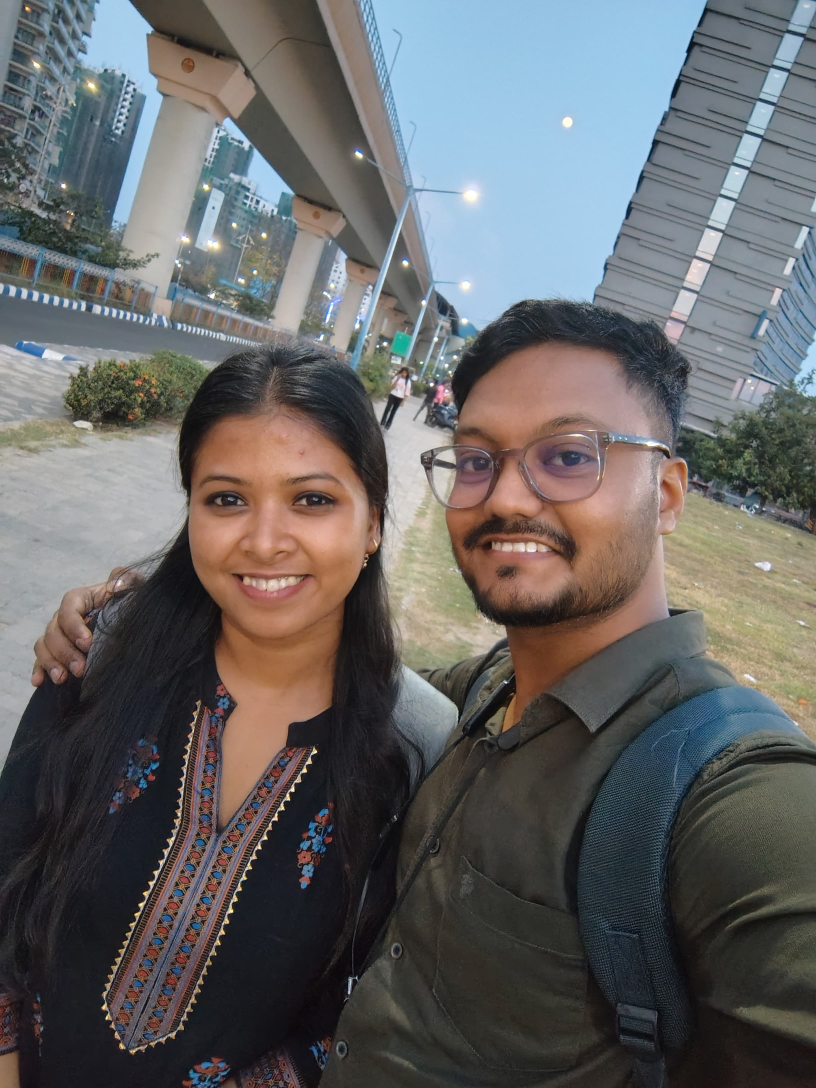
#> input picture photos/11th April, 2025 (Random meet)/03446e74-a9a6-4e52-83c7-13ad70225e58.jpeg, 2448 x 3264 px (shown at 1/3 size)
$ python -i animate_memories.py   (imports and definitions only)
#> lines starting #> are read from the running program, lines starting #| are printed output that depends on the picture; after the words box and inside, x2 and y2 are one past the last pixel; in counts of white or black regions, pixels touching at a corner belong together
import cv2
import os
import json
import numpy as np
from moviepy.editor import (
    ImageClip, TextClip, CompositeVideoClip,
    concatenate_videoclips, AudioFileClip
)

SCRIPT_DIR = os.path.dirname(os.path.abspath(__file__))
PHOTOS_BASE = os.path.join(SCRIPT_DIR, "..", "photos")
if not os.path.isdir(PHOTOS_BASE):
    PHOTOS_BASE = "/home/eberrik/app/photos"

OUTPUT_DIR = os.path.join(SCRIPT_DIR, "..", "assets")
CARTOON_DIR = os.path.join(OUTPUT_DIR, "cartoon_photos")
VIDEO_OUTPUT = os.path.join(OUTPUT_DIR, "our_cartoon_story.mp4")
DURATION_PER_IMAGE = 4
TARGET_SIZE = (1280, 720)

TIMELINE_CAPTIONS = {
    "2nd April, 2025 (our 1st meet)": "Our 1st Meet — April 2, 2025",
    "4th April, 2025 (Random meet)": "Random Meet — April 4, 2025",
    "7th April, 2025 (Random meet)": "Random Meet — April 7, 2025",
    "8th April, 2025 (our 1st Shopping)": "Our 1st Shopping — April 8, 2025",
    "11th April, 2025 (Random meet)": "Random Meet — April 11, 2025",
    "12th April, 2025 (Kalighat)": "Kalighat — April 12, 2025",
    "1st May, 2025 (Our 1st Month Anniversery)": "1st Month Anniversary — May 1, 2025",
    "4th May, 2025 (She came to my home 1st time)": "She Came to My Home — May 4, 2025",
    "6th May, 2025 (Random meet)": "Random Meet — May 6, 2025",
    "18th May, 2025 (Her Parents came to my Place 1st time)": "Her Parents Visited — May 18, 2025",
    "28th May, 2025 (i went to her place 1st time)": "I Went to Her Place — May 28, 2025",
    "8th June, 2025 (my parents went to her place 1st time)": "My Parents Visited Her — June 8, 2025",
    "14th June, 2025 (1st Movie date)": "1st Movie Date — June 14, 2025",
    "24th June, 2025 (Belurmath)": "Belurmath — June 24, 2025",
    "25th June, 2025 (Ecopark)": "Ecopark — June 25, 2025",
    "26th Sept, 2025 (1st Durga Puja Pandal Hopping)": "1st Pandal Hopping — Sept 26, 2025",
    "28th Sept, 2025 (2nd day of Durga Puja)": "Durga Puja Day 2 — Sept 28, 2025",
    "2nd Oct, 2025 (at her place Durga Puja)": "Durga Puja at Her Place — Oct 2, 2025",
}

# [2 lines not run here, left out]


def cartoonify(img_path):
    img = cv2.imread(img_path)
#> img is the input picture: shape (3264, 2448, 3); mean B, G, R 101.4, 101.2, 101.6
    if img is None:
        return None
    img = cv2.resize(img, TARGET_SIZE)
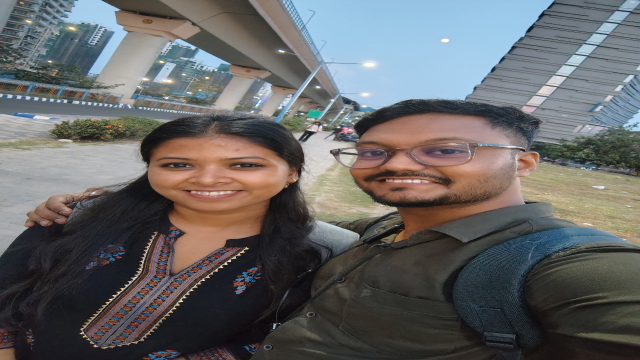
#> img: shape (720, 1280, 3) (shown at 1/2 size); mean B, G, R 101.3, 101.1, 101.5
    gray = cv2.cvtColor(img, cv2.COLOR_BGR2GRAY)
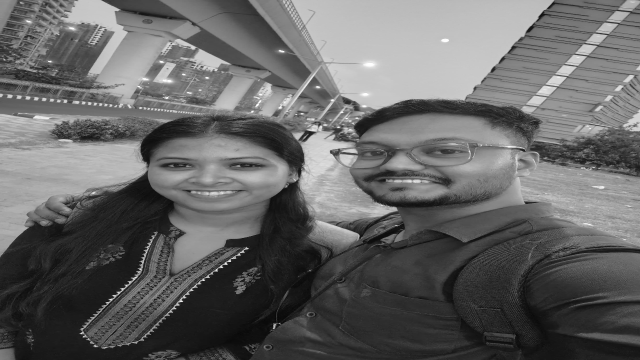
#> gray: shape (720, 1280) (shown at 1/2 size); min 0, max 255, mean 101.2
    gray = cv2.medianBlur(gray, 7)
    edges = cv2.adaptiveThreshold(
        gray, 255, cv2.ADAPTIVE_THRESH_MEAN_C, cv2.THRESH_BINARY, 9, 9
    )
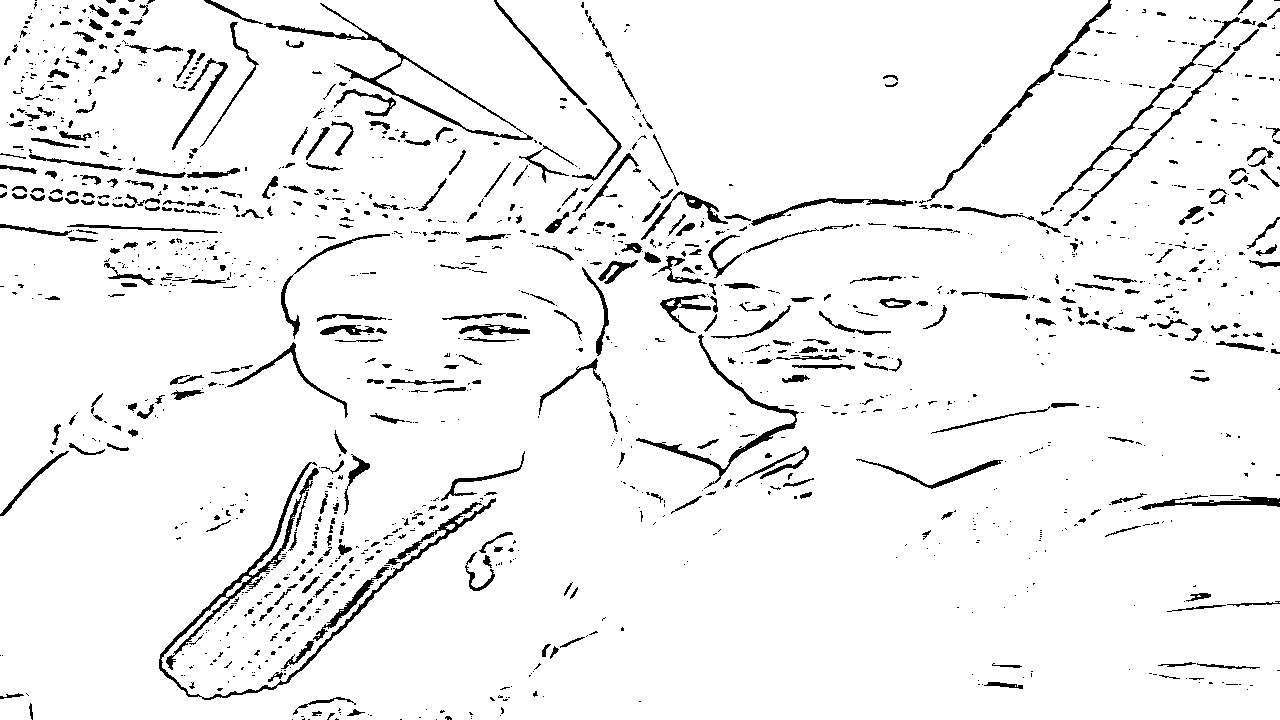
#> edges: shape (720, 1280); 94.6% white; 1388 black regions (975 under 20 px), largest, box (x1, y1, x2, y2) and area: (159, 462, 496, 700) 3918, (264, 3, 533, 140) 1821, (636, 334, 799, 489) 1433
    color = cv2.bilateralFilter(img, 9, 250, 250)
    cartoon = cv2.bitwise_and(color, color, mask=edges)
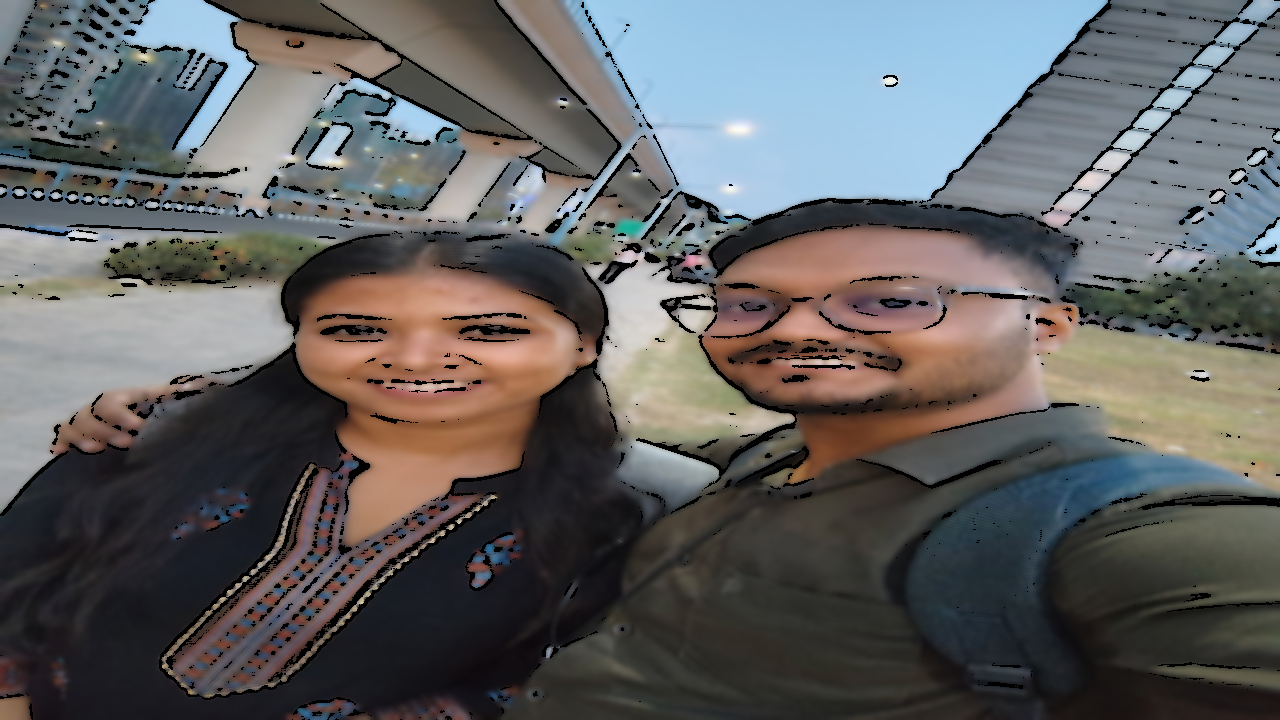
#> cartoon: shape (720, 1280, 3); mean B, G, R 96.6, 96.5, 96.8
    return cv2.cvtColor(cartoon, cv2.COLOR_BGR2RGB)


# [74 lines left out: functions make_typewriter_clip, main, not called in this run]


# [2 lines not run here, left out]

>>> result = cartoonify('../photos/11th April, 2025 (Random meet)/03446e74-a9a6-4e52-83c7-13ad70225e58.jpeg')

$ run again, on photos/2nd April, 2025 (our 1st meet)/9d882bb4-031a-4cdb-aaa5-6ca59964261a.jpeg
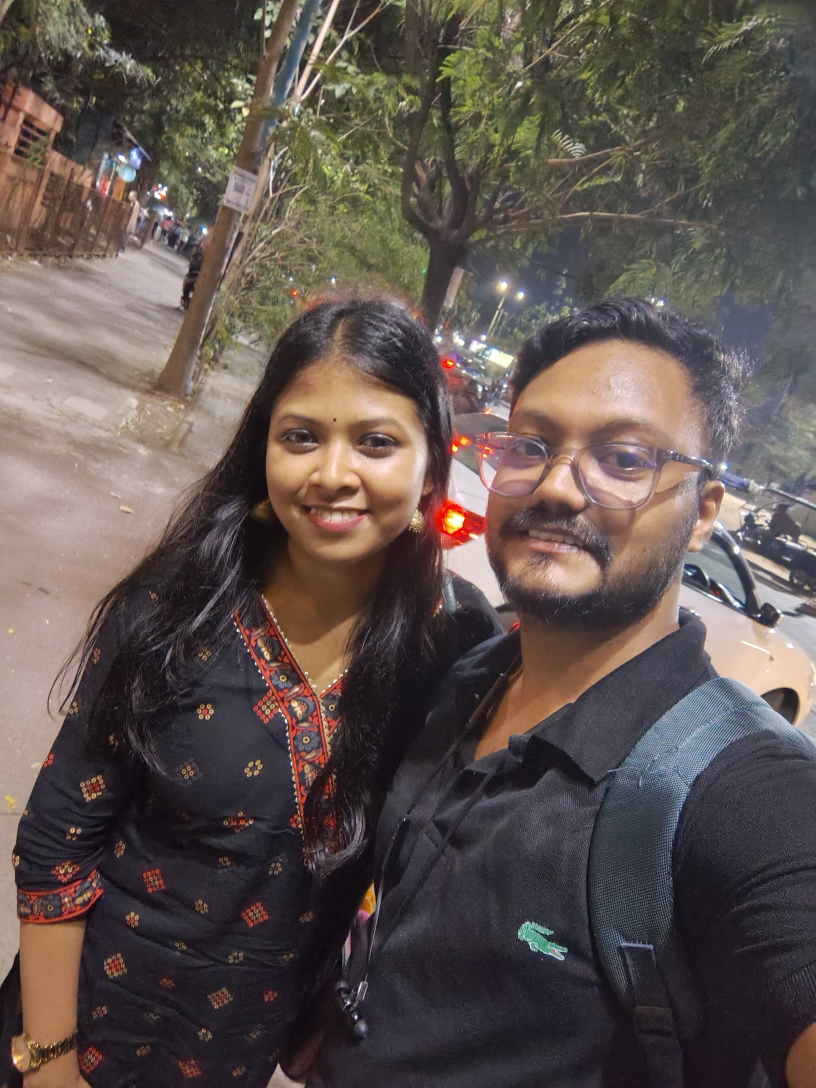
#> input picture photos/2nd April, 2025 (our 1st meet)/9d882bb4-031a-4cdb-aaa5-6ca59964261a.jpeg, 2448 x 3264 px (shown at 1/3 size)
#> in cartoonify, img is the input picture: shape (3264, 2448, 3); mean B, G, R 79.1, 82.9, 94.5
#> img: shape (720, 1280, 3)
#> in cartoonify, `edges = cv2.adaptiveThreshold( gray, 255, cv2.ADAPTIVE_THRESH_MEAN_C, ..`:
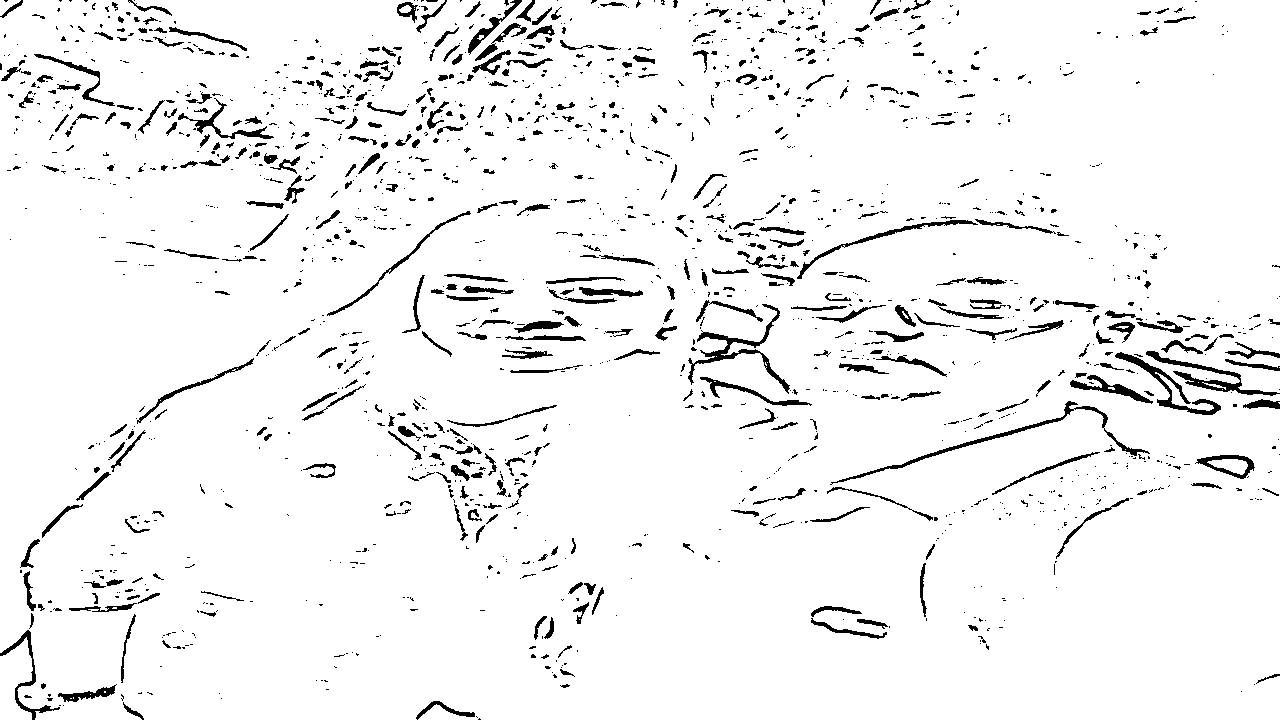
#> edges: shape (720, 1280); 94.9% white; 1677 black regions (1218 under 20 px), largest, box (x1, y1, x2, y2) and area: (830, 401, 1150, 485) 1220, (688, 304, 790, 394) 1180, (1146, 351, 1280, 396) 1041
#> in cartoonify, `cartoon = cv2.bitwise_and(color, color, mask=edges)`:
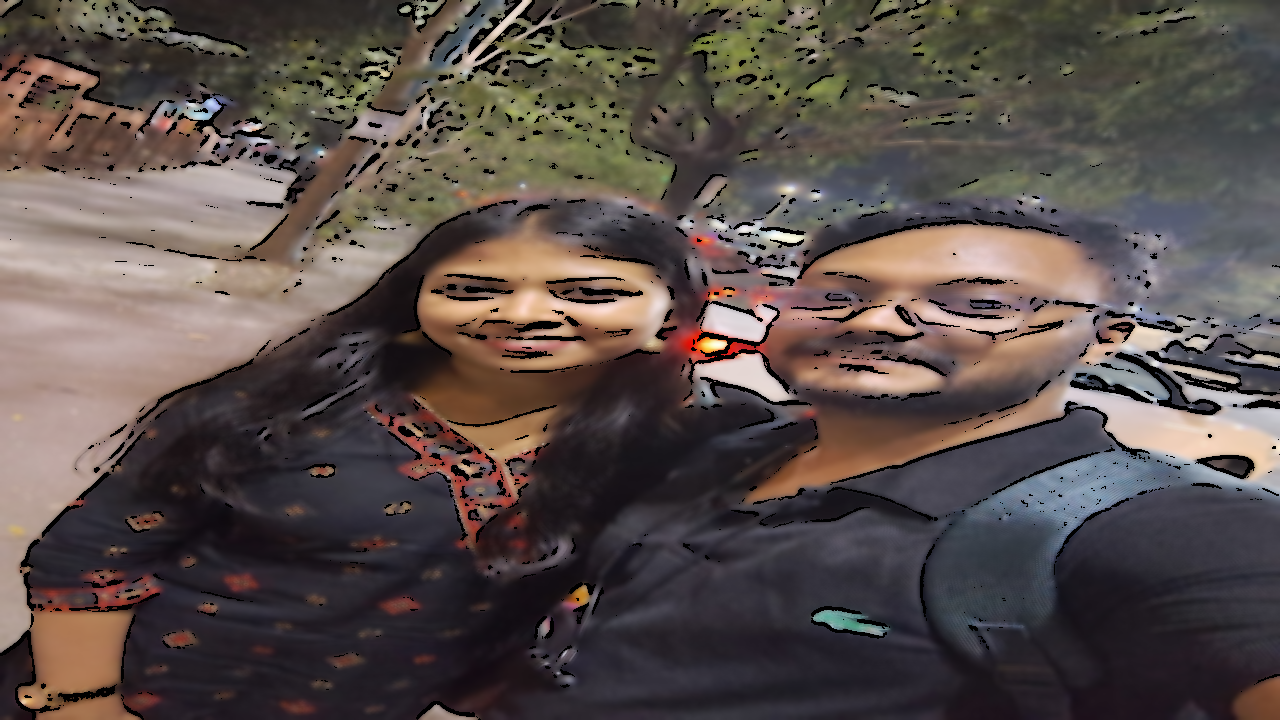
#> cartoon: shape (720, 1280, 3); mean B, G, R 74.9, 78.6, 89.3

$ run again, on photos/2nd April, 2025 (our 1st meet)/IMG_8384.jpeg
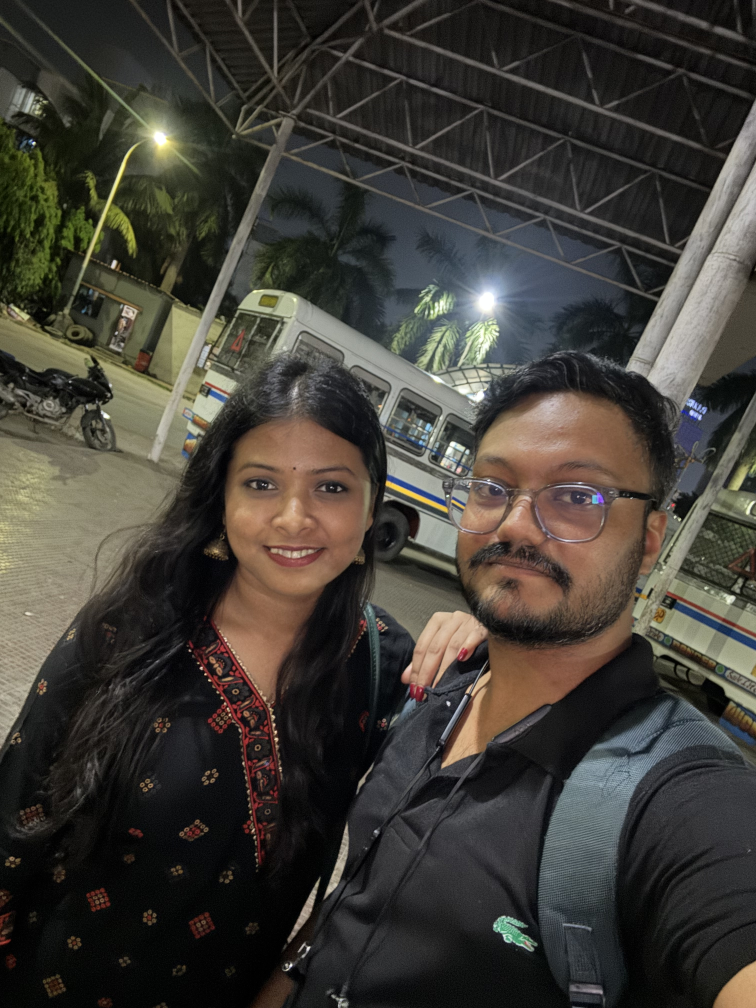
#> input picture photos/2nd April, 2025 (our 1st meet)/IMG_8384.jpeg, 3024 x 4032 px (shown at 1/4 size)
#> in cartoonify, img is the input picture: shape (4032, 3024, 3); mean B, G, R 55.2, 61.8, 65.2
#> img: shape (720, 1280, 3)
#> in cartoonify, `edges = cv2.adaptiveThreshold( gray, 255, cv2.ADAPTIVE_THRESH_MEAN_C, ..`:
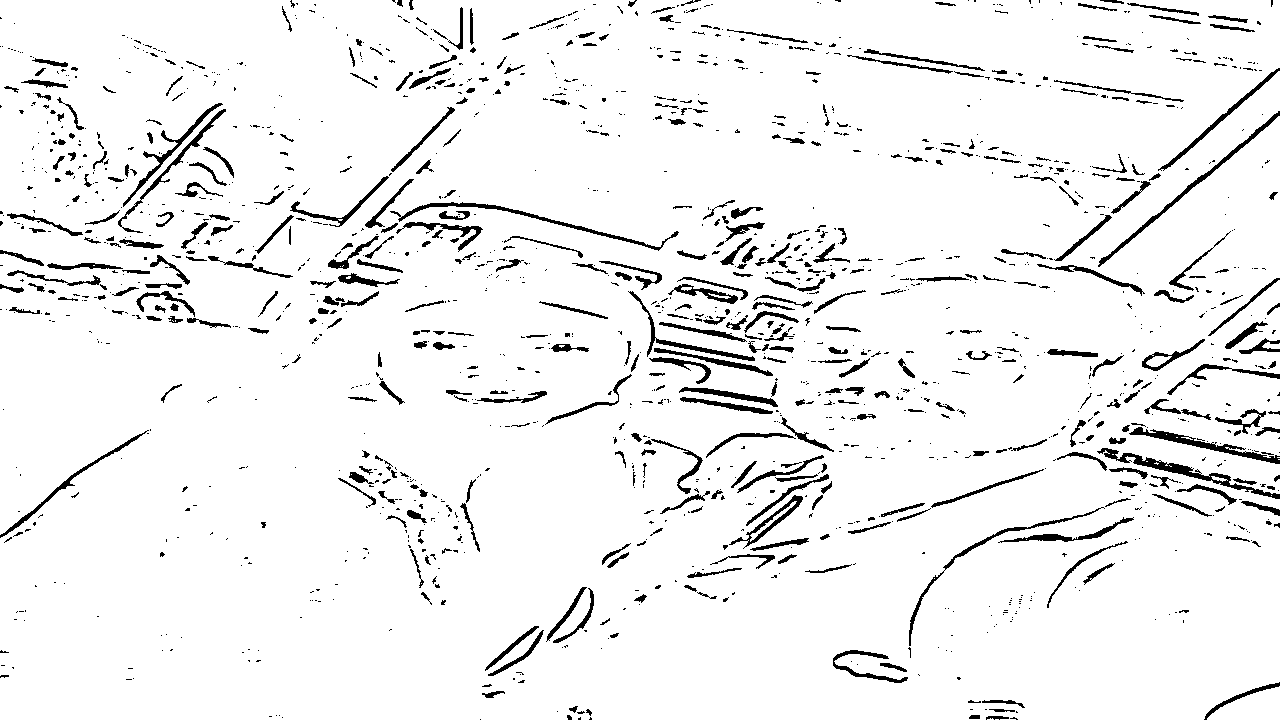
#> edges: shape (720, 1280); 94.1% white; 1577 black regions (1125 under 20 px), largest, box (x1, y1, x2, y2) and area: (1097, 448, 1280, 499) 1181, (390, 202, 679, 251) 1033, (1129, 427, 1280, 464) 976
#> in cartoonify, `cartoon = cv2.bitwise_and(color, color, mask=edges)`:
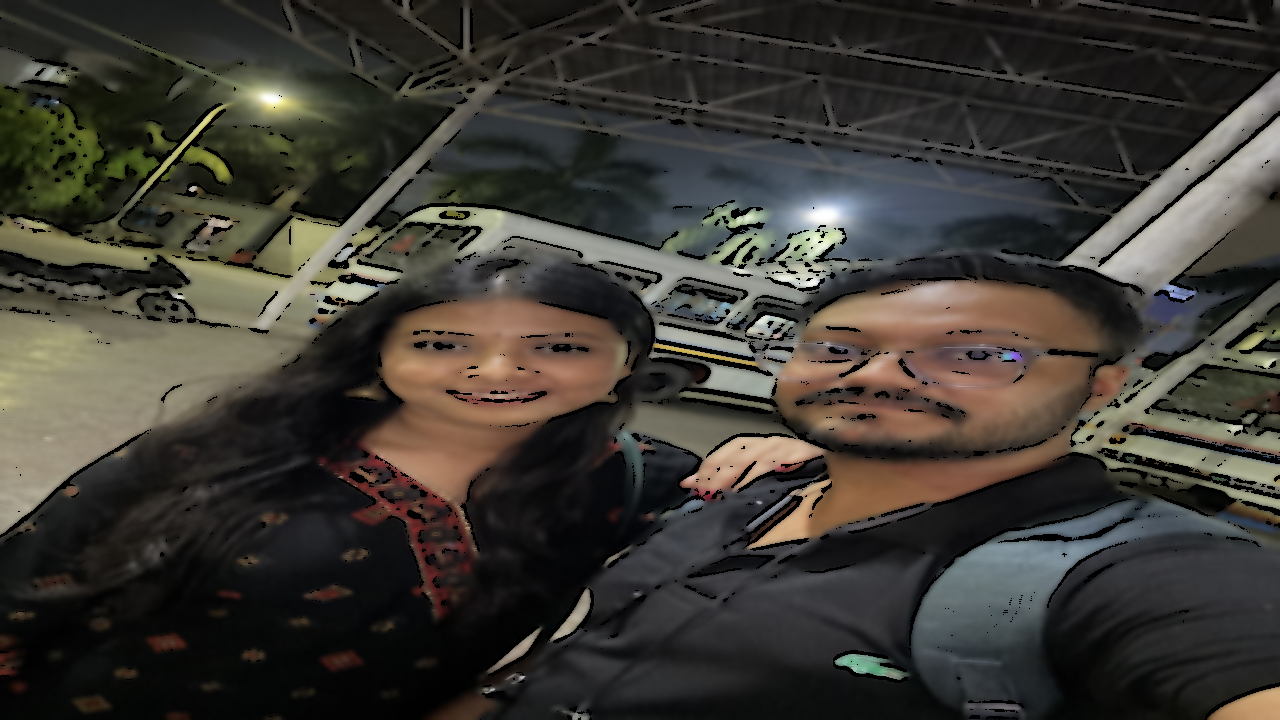
#> cartoon: shape (720, 1280, 3); mean B, G, R 51.8, 58, 61.3
